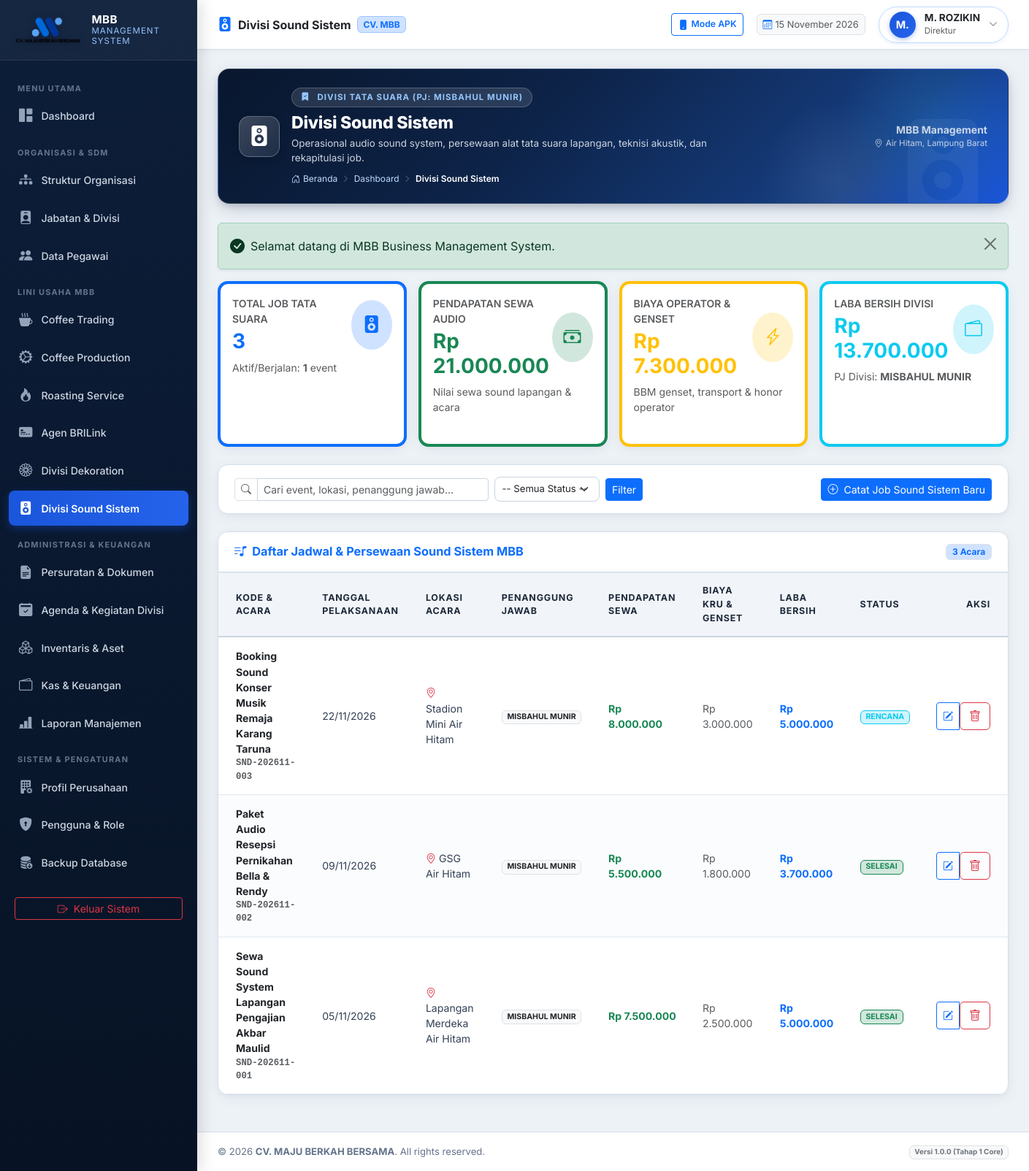
Screenshot of /modules/sound-system/index.php (signed in) with the database file from the repository.
### tables this page shows
CREATE TABLE `users` (
  `id` int(11) NOT NULL AUTO_INCREMENT,
  `username` varchar(50) NOT NULL,
  `email` varchar(100) NOT NULL,
  `password_hash` varchar(255) NOT NULL,
  `role_id` int(11) NOT NULL,
  `employee_id` int(11) DEFAULT NULL,
  `is_active` tinyint(1) DEFAULT 1,
  `must_change_password` tinyint(1) DEFAULT 0,
  `last_login_at` datetime DEFAULT NULL,
  `last_login_ip` varchar(45) DEFAULT NULL,
  `created_at` datetime DEFAULT current_timestamp(),
  `updated_at` datetime DEFAULT current_timestamp() ON UPDATE current_timestamp(),
  PRIMARY KEY (`id`),
  UNIQUE KEY `username` (`username`),
  UNIQUE KEY `email` (`email`),
  UNIQUE KEY `employee_id` (`employee_id`),
  KEY `fk_user_role` (`role_id`),
  CONSTRAINT `fk_user_emp` FOREIGN KEY (`employee_id`) REFERENCES `employees` (`id`) ON DELETE SET NULL,
  CONSTRAINT `fk_user_role` FOREIGN KEY (`role_id`) REFERENCES `roles` (`id`)
);

CREATE TABLE `employees` (
  `id` int(11) NOT NULL AUTO_INCREMENT,
  `employee_code` varchar(30) NOT NULL,
  `full_name` varchar(150) NOT NULL,
  `gender` enum('L','P') DEFAULT 'L',
  `phone_number` varchar(30) DEFAULT NULL,
  `email` varchar(100) DEFAULT NULL,
  `address` text DEFAULT NULL,
  `division_id` int(11) DEFAULT NULL,
  `position_id` int(11) DEFAULT NULL,
  `join_date` date DEFAULT NULL,
  `employment_status` enum('TETAP','KONTRAK','MAGANG','HONORER') DEFAULT 'TETAP',
  `is_active` tinyint(1) DEFAULT 1,
  `avatar` varchar(255) DEFAULT NULL,
  `notes` text DEFAULT NULL,
  `created_at` datetime DEFAULT current_timestamp(),
  `updated_at` datetime DEFAULT current_timestamp() ON UPDATE current_timestamp(),
  PRIMARY KEY (`id`),
  UNIQUE KEY `employee_code` (`employee_code`),
  KEY `fk_emp_div` (`division_id`),
  KEY `fk_emp_pos` (`position_id`),
  CONSTRAINT `fk_emp_div` FOREIGN KEY (`division_id`) REFERENCES `divisions` (`id`) ON DELETE SET NULL,
  CONSTRAINT `fk_emp_pos` FOREIGN KEY (`position_id`) REFERENCES `positions` (`id`) ON DELETE SET NULL
);

CREATE TABLE `positions` (
  `id` int(11) NOT NULL AUTO_INCREMENT,
  `position_code` varchar(20) NOT NULL,
  `position_name` varchar(100) NOT NULL,
  `division_id` int(11) DEFAULT NULL,
  `parent_position_id` int(11) DEFAULT NULL,
  `level_rank` int(11) DEFAULT 1,
  `job_description` text DEFAULT NULL,
  `is_active` tinyint(1) DEFAULT 1,
  `created_at` datetime DEFAULT current_timestamp(),
  `updated_at` datetime DEFAULT current_timestamp() ON UPDATE current_timestamp(),
  PRIMARY KEY (`id`),
  UNIQUE KEY `position_code` (`position_code`),
  KEY `fk_pos_div` (`division_id`),
  KEY `fk_pos_parent` (`parent_position_id`),
  CONSTRAINT `fk_pos_div` FOREIGN KEY (`division_id`) REFERENCES `divisions` (`id`) ON DELETE SET NULL,
  CONSTRAINT `fk_pos_parent` FOREIGN KEY (`parent_position_id`) REFERENCES `positions` (`id`) ON DELETE SET NULL
);

CREATE TABLE `division_activities` (
  `id` int(11) NOT NULL AUTO_INCREMENT,
  `activity_code` varchar(50) NOT NULL,
  `division_id` int(11) NOT NULL,
  `activity_name` varchar(200) NOT NULL,
  `person_in_charge` varchar(100) NOT NULL,
  `location` varchar(255) DEFAULT NULL,
  `start_date` date NOT NULL,
  `end_date` date DEFAULT NULL,
  `total_cost` decimal(15,2) DEFAULT 0.00,
  `total_income` decimal(15,2) DEFAULT 0.00,
  `status` enum('RENCANA','BERJALAN','SELESAI','BATAL') DEFAULT 'RENCANA',
  `documentation_url` varchar(255) DEFAULT NULL,
  `notes` text DEFAULT NULL,
  `created_by` int(11) DEFAULT NULL,
  `created_at` datetime DEFAULT current_timestamp(),
  PRIMARY KEY (`id`),
  UNIQUE KEY `activity_code` (`activity_code`),
  KEY `fk_act_div` (`division_id`),
  CONSTRAINT `fk_act_div` FOREIGN KEY (`division_id`) REFERENCES `divisions` (`id`)
);

### modules/sound-system/index.php (the view, shortened to what the rows shown need)
<?php
require_once __DIR__ . '/../../core/Auth.php';
require_once __DIR__ . '/../../core/Permission.php';
require_once __DIR__ . '/../../helpers/utils.php';
$db = Database::getInstance();
$divisionId = 6;
$query = "
    SELECT * FROM division_activities
    WHERE division_id = ?
";
$params = [$divisionId];
$query .= " ORDER BY start_date DESC, id DESC";
$stmt = $db->prepare($query);
$stmt->execute($params);
$activities = $stmt->fetchAll();
$pageTitle = 'Divisi Sound Sistem';
require_once __DIR__ . '/../../components/header.php';
require_once __DIR__ . '/../../components/topbar.php';
?>
<div class="card-mbb">
    <div class="card-mbb-body p-0">
        <div class="table-responsive">
            <table class="table-mbb align-middle">
                <thead>
                    <tr>
                        <th class="ps-4">Kode & Acara</th>
                        <th>Tanggal Pelaksanaan</th>
                        <th>Lokasi Acara</th>
                        <th>Penanggung Jawab</th>
                        <th>Pendapatan Sewa</th>
                        <th>Biaya Kru & Genset</th>
                        <th>Laba Bersih</th>
                        <th>Status</th>
                        <th class="text-end pe-4">Aksi</th>
                    </tr>
                </thead>
                <tbody>
                    <?php if (empty($activities)): ?>
                        <tr>
                            <td colspan="9" class="text-center py-4 text-muted">
                                <i class="bi bi-inbox fs-2 d-block mb-1"></i>
                                Belum ada agenda pekerjaan sound sistem. Klik <strong>Catat Job Sound Sistem Baru</strong> untuk memulai.
                            </td>
                        </tr>
                    <?php else: ?>
                        <?php foreach ($activities as $a): ?>
                            <?php $laba = $a['total_income'] - $a['total_cost']; ?>
                            <tr>
                                <td class="ps-4 fw-bold text-dark">
                                    <?= e($a['activity_name']) ?>
                                    <div class="small text-muted font-monospace"><?= e($a['activity_code']) ?></div>
                                </td>
                                <td>
                                    <?= date('d/m/Y', strtotime($a['start_date'])) ?>
                                </td>
                                <td><i class="bi bi-geo-alt text-danger me-1"></i><?= e($a['location'] ?? '-') ?></td>
                                <td><span class="badge bg-light text-dark border"><?= e($a['person_in_charge']) ?></span></td>
                                <td class="fw-bold text-success"><?= format_rupiah($a['total_income']) ?></td>
                                <td class="text-muted"><?= format_rupiah($a['total_cost']) ?></td>
                                <td class="fw-bold <?= $laba >= 0 ? 'text-primary' : 'text-danger' ?>">
                                    <?= format_rupiah($laba) ?>
                                </td>
                                <td>
                                    <?php
                                    $stBadge = match($a['status']) {
                                        'RENCANA' => 'bg-info-subtle text-info border border-info',
                                        'BERJALAN' => 'bg-warning-subtle text-warning border border-warning',
                                        'SELESAI' => 'bg-success-subtle text-success border border-success',
                                        'BATAL' => 'bg-danger-subtle text-danger border border-danger',
                                        default => 'bg-light text-dark'
                                    };
                                    ?>
                                    <span class="badge <?= $stBadge ?>"><?= e($a['status']) ?></span>
                                </td>
                                <td class="text-end pe-4">
                                    <div class="btn-group btn-group-sm">
                                        <button type="button" class="btn btn-outline-primary btn-edit-activity"
                                                data-id="<?= $a['id'] ?>"
                                                data-name="<?= e($a['activity_name']) ?>"
                                                data-status="<?= e($a['status']) ?>"
                                                data-income="<?= $a['total_income'] ?>"
                                                data-cost="<?= $a['total_cost'] ?>"
                                                title="Edit Status / Biaya">
                                            <i class="bi bi-pencil-square"></i>
                                        </button>
                                        <?php if (Permission::can('sound_system.manage')): ?>
                                            <form method="POST" action="" class="d-inline">
                                                <button type="submit" class="btn btn-outline-danger btn-confirm-delete"
                                                        data-confirm="Hapus agenda '<?= e($a['activity_name']) ?>'?" title="Hapus">
                                                    <i class="bi bi-trash"></i>
                                                </button>
                                            </form>
                                        <?php endif; ?>
                                    </div>
                                </td>
                            </tr>
                        <?php endforeach; ?>
                    <?php endif; ?>
                </tbody>
            </table>
        </div>
    </div>
</div>
<?php require_once __DIR__ . '/../../components/footer.php'; ?>

### components/topbar.php (shortened to what the rows shown need)
<?php
$user = Auth::user();
$displayName = $user['full_name'] ?? ($user['username'] ?? 'User');
$displayRole = $user['role_title'] ?? ($user['role_name'] ?? 'User');
$displayPos  = $user['position_name'] ?? $displayRole;
$initials    = strtoupper(substr($displayName, 0, 2));
$activeMeta = $moduleMetadata[$currentModule ?? 'dashboard'] ?? [
    'title'    => $pageTitle ?? 'MBB Management System',
    'category' => 'SISTEM INFORMASI TERPADU',
    'icon'     => 'bi-grid-fill',
    'desc'     => 'Sistem manajemen operasional terpadu CV. MAJU BERKAH BERSAMA'
];
$bannerTitle    = $pageTitle ?? $activeMeta['title'];
?>
<div class="main-content">
    <header class="topbar">
        <div class="topbar-right">
            <div class="dropdown">
                <div class="user-profile-badge" data-bs-toggle="dropdown" aria-expanded="false">
                    <div class="user-avatar"><?= e($initials) ?></div>
                    <div class="d-none d-sm-block text-start lh-1">
                        <div class="fw-bold text-dark" style="font-size: 0.85rem;"><?= e($displayName) ?></div>
                        <small class="text-muted" style="font-size: 0.72rem;"><?= e($displayPos) ?></small>
                    </div>
                    <i class="bi bi-chevron-down text-muted" style="font-size: 0.75rem;"></i>
                </div>
            </div>
        </div>
    </header>
    <div class="content-body">
        <div class="page-hero-banner">
            <div class="page-hero-content">
                <div class="banner-title-group">
                    <div>
                        <h2 class="banner-page-title"><?= e($bannerTitle) ?></h2>
                    </div>
                </div>
            </div>
        </div>

### rows the page displays
users: employee.full_name "M.", employee.full_name "M. ROZIKIN", positions.position_name "Direktur"
division_activities: activity_name "Booking Sound Konser Musik Remaja Karang Taruna", activity_code "SND-202611-003", start_date "22/11/2026", location "Stadion Mini Air Hitam", person_in_charge "MISBAHUL MUNIR", total_income "Rp 8.000.000", total_cost "Rp 3.000.000", format_rupiah($laba) "Rp 5.000.000", status "RENCANA"
division_activities: activity_name "Paket Audio Resepsi Pernikahan Bella & Rendy", activity_code "SND-202611-002", start_date "09/11/2026", location "GSG Air Hitam", person_in_charge "MISBAHUL MUNIR", total_income "Rp 5.500.000", total_cost "Rp 1.800.000", format_rupiah($laba) "Rp 3.700.000", status "SELESAI"
division_activities: activity_name "Sewa Sound System Lapangan Pengajian Akbar Maulid", activity_code "SND-202611-001", start_date "05/11/2026", location "Lapangan Merdeka Air Hitam", person_in_charge "MISBAHUL MUNIR", total_income "Rp 7.500.000", total_cost "Rp 2.500.000", format_rupiah($laba) "Rp 5.000.000", status "SELESAI"

### other values shown
get_company_setting('company_short_name', 'MBB') "MBB"
$bannerTitle "Divisi Sound Sistem"
$bannerCategory "DIVISI TATA SUARA (PJ: MISBAHUL MUNIR)"
$bannerDesc "Operasional audio sound system, persewaan alat tata suara lapangan, teknisi akustik, dan rekapitulasi job."
$label "Dashboard"
$label "Divisi Sound Sistem"
$msg "Selamat datang di MBB Business Management System."
$metrics['total_jobs'] "3"
$metrics['active_jobs'] "1"
format_rupiah($metrics['total_revenue']) "Rp 21.000.000"
format_rupiah($metrics['total_expense']) "Rp 7.300.000"
format_rupiah($netIncome) "Rp 13.700.000"
count($activities) "3"
get_company_setting('company_name', 'CV. MAJU BERKAH BERSAMA') "CV. MAJU BERKAH BERSAMA"
